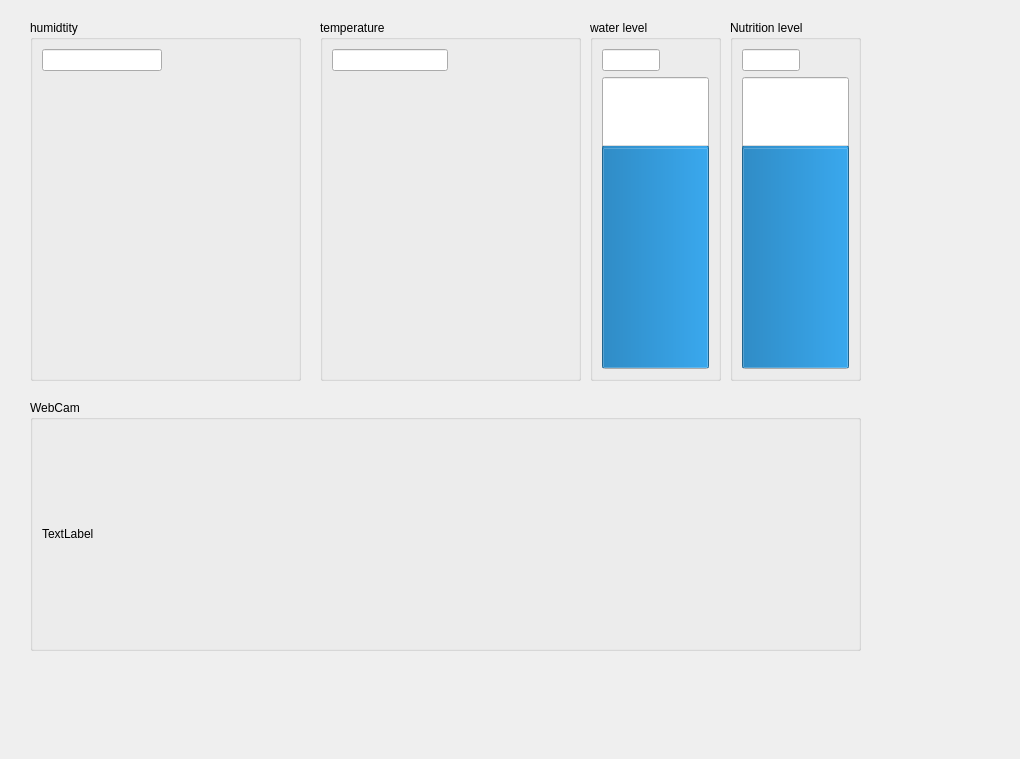
<?xml version="1.0" encoding="UTF-8"?>
<ui version="4.0">
 <class>Dialog</class>
 <widget class="QDialog" name="Dialog">
  <property name="geometry">
   <rect>
    <x>0</x>
    <y>0</y>
    <width>1020</width>
    <height>759</height>
   </rect>
  </property>
  <property name="windowTitle">
   <string>Dialog</string>
  </property>
  <widget class="QGroupBox" name="gb_humidity">
   <property name="geometry">
    <rect>
     <x>30</x>
     <y>20</y>
     <width>271</width>
     <height>361</height>
    </rect>
   </property>
   <property name="title">
    <string>humidtity</string>
   </property>
   <layout class="QGridLayout" name="gridLayout">
    <item row="0" column="0">
     <widget class="QLineEdit" name="le_humidity">
      <property name="readOnly">
       <bool>true</bool>
      </property>
     </widget>
    </item>
    <item row="0" column="1">
     <spacer name="horizontalSpacer">
      <property name="orientation">
       <enum>Qt::Horizontal</enum>
      </property>
      <property name="sizeHint" stdset="0">
       <size>
        <width>121</width>
        <height>20</height>
       </size>
      </property>
     </spacer>
    </item>
    <item row="1" column="0" colspan="2">
     <widget class="QWidget" name="wdg_humidity" native="true"/>
    </item>
   </layout>
  </widget>
  <widget class="QGroupBox" name="gb_temperature">
   <property name="geometry">
    <rect>
     <x>320</x>
     <y>20</y>
     <width>261</width>
     <height>361</height>
    </rect>
   </property>
   <property name="title">
    <string>temperature</string>
   </property>
   <layout class="QGridLayout" name="gridLayout_2">
    <item row="0" column="0">
     <widget class="QLineEdit" name="le_temperature">
      <property name="readOnly">
       <bool>true</bool>
      </property>
     </widget>
    </item>
    <item row="0" column="1">
     <spacer name="horizontalSpacer_2">
      <property name="orientation">
       <enum>Qt::Horizontal</enum>
      </property>
      <property name="sizeHint" stdset="0">
       <size>
        <width>93</width>
        <height>20</height>
       </size>
      </property>
     </spacer>
    </item>
    <item row="1" column="0" colspan="2">
     <widget class="QWidget" name="wdg_temperature" native="true"/>
    </item>
   </layout>
  </widget>
  <widget class="QGroupBox" name="gb_waterlevel">
   <property name="geometry">
    <rect>
     <x>590</x>
     <y>20</y>
     <width>131</width>
     <height>361</height>
    </rect>
   </property>
   <property name="title">
    <string>water level</string>
   </property>
   <layout class="QGridLayout" name="gridLayout_3">
    <item row="0" column="0">
     <widget class="QLineEdit" name="le_waterlevel">
      <property name="readOnly">
       <bool>true</bool>
      </property>
     </widget>
    </item>
    <item row="0" column="1">
     <spacer name="horizontalSpacer_3">
      <property name="orientation">
       <enum>Qt::Horizontal</enum>
      </property>
      <property name="sizeHint" stdset="0">
       <size>
        <width>93</width>
        <height>20</height>
       </size>
      </property>
     </spacer>
    </item>
    <item row="1" column="0" colspan="2">
     <widget class="QProgressBar" name="pbar_waterlevel">
      <property name="enabled">
       <bool>true</bool>
      </property>
      <property name="sizePolicy">
       <sizepolicy hsizetype="Expanding" vsizetype="Expanding">
        <horstretch>0</horstretch>
        <verstretch>0</verstretch>
       </sizepolicy>
      </property>
      <property name="sizeIncrement">
       <size>
        <width>100</width>
        <height>100</height>
       </size>
      </property>
      <property name="baseSize">
       <size>
        <width>0</width>
        <height>0</height>
       </size>
      </property>
      <property name="autoFillBackground">
       <bool>false</bool>
      </property>
      <property name="maximum">
       <number>100</number>
      </property>
      <property name="value">
       <number>75</number>
      </property>
      <property name="alignment">
       <set>Qt::AlignCenter</set>
      </property>
      <property name="textVisible">
       <bool>true</bool>
      </property>
      <property name="orientation">
       <enum>Qt::Vertical</enum>
      </property>
      <property name="invertedAppearance">
       <bool>false</bool>
      </property>
      <property name="textDirection">
       <enum>QProgressBar::TopToBottom</enum>
      </property>
     </widget>
    </item>
   </layout>
  </widget>
  <widget class="QGroupBox" name="gb_webcam">
   <property name="geometry">
    <rect>
     <x>30</x>
     <y>400</y>
     <width>831</width>
     <height>251</height>
    </rect>
   </property>
   <property name="title">
    <string>WebCam</string>
   </property>
   <layout class="QGridLayout" name="gridLayout_4">
    <item row="0" column="0">
     <widget class="QLabel" name="lb_webcam">
      <property name="text">
       <string>TextLabel</string>
      </property>
     </widget>
    </item>
   </layout>
  </widget>
  <widget class="QGroupBox" name="gb_nutwaterlevel">
   <property name="geometry">
    <rect>
     <x>730</x>
     <y>20</y>
     <width>131</width>
     <height>361</height>
    </rect>
   </property>
   <property name="title">
    <string>Nutrition level</string>
   </property>
   <layout class="QGridLayout" name="gridLayout_5">
    <item row="0" column="0">
     <widget class="QLineEdit" name="le_nutwaterlevel">
      <property name="readOnly">
       <bool>true</bool>
      </property>
     </widget>
    </item>
    <item row="0" column="1">
     <spacer name="horizontalSpacer_4">
      <property name="orientation">
       <enum>Qt::Horizontal</enum>
      </property>
      <property name="sizeHint" stdset="0">
       <size>
        <width>93</width>
        <height>20</height>
       </size>
      </property>
     </spacer>
    </item>
    <item row="1" column="0" colspan="2">
     <widget class="QProgressBar" name="pbar_nutwaterlevel">
      <property name="enabled">
       <bool>true</bool>
      </property>
      <property name="sizePolicy">
       <sizepolicy hsizetype="Expanding" vsizetype="Expanding">
        <horstretch>0</horstretch>
        <verstretch>0</verstretch>
       </sizepolicy>
      </property>
      <property name="sizeIncrement">
       <size>
        <width>100</width>
        <height>100</height>
       </size>
      </property>
      <property name="baseSize">
       <size>
        <width>0</width>
        <height>0</height>
       </size>
      </property>
      <property name="autoFillBackground">
       <bool>false</bool>
      </property>
      <property name="maximum">
       <number>100</number>
      </property>
      <property name="value">
       <number>75</number>
      </property>
      <property name="alignment">
       <set>Qt::AlignCenter</set>
      </property>
      <property name="textVisible">
       <bool>true</bool>
      </property>
      <property name="orientation">
       <enum>Qt::Vertical</enum>
      </property>
      <property name="invertedAppearance">
       <bool>false</bool>
      </property>
      <property name="textDirection">
       <enum>QProgressBar::TopToBottom</enum>
      </property>
     </widget>
    </item>
   </layout>
  </widget>
 </widget>
 <resources/>
 <connections/>
</ui>
